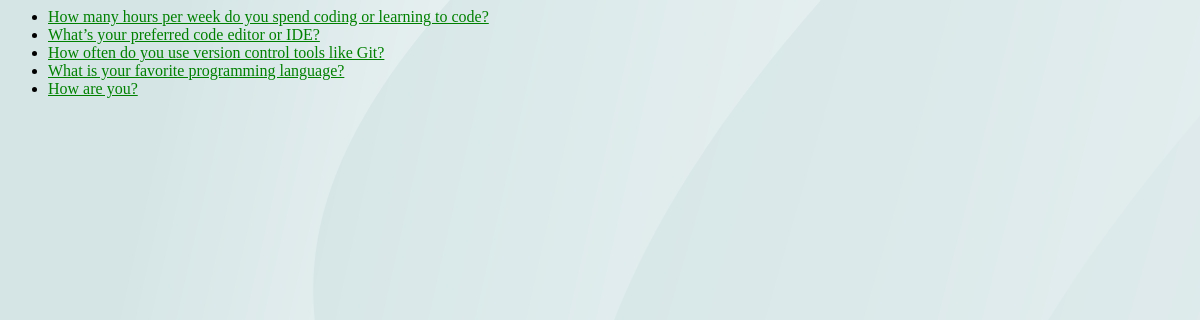
Screenshot of /polls/ with the database file from the repository.
### polls/models.py (models this page shows, shortened)
class Question(models.Model):
    question_text = models.CharField(max_length=200)
    pub_date = models.DateTimeField("date published")

### polls/views.py (the view)
# urls.py: path( "", views.IndexView.as_view(), name="index" ),
class IndexView(generic.ListView):
    template_name="polls/index.html"
    context_object_name = "latest_questions_list"
    def get_queryset(self):
        return Question.objects.filter( pub_date__lte=timezone.now() ).order_by("-pub_date")[:5]

### polls/templates/polls/index.html
{% load static %}
<link rel="stylesheet" href="{% static 'polls/styles.css' %}">
{% if latest_questions_list %}
    <ul>
        {% for question in latest_questions_list %}
        <li>
            <a href="{% url "polls:qtn_details" question.id %}">
                {{ question.question_text }}
            </a>
        </li>
        {% endfor %}
    </ul>
{% else %}
    <p>No polls are available.</p>
{% endif %}

### polls/static/polls/styles.css (style rules this page uses)
li a { color: green; }

### rows the page displays
Question: question_text "How many hours per week do you spend coding or learning to code?"
Question: question_text "What’s your preferred code editor or IDE?"
Question: question_text "How often do you use version control tools like Git?"
Question: question_text "What is your favorite programming language?"
Question: question_text "How are you?"
